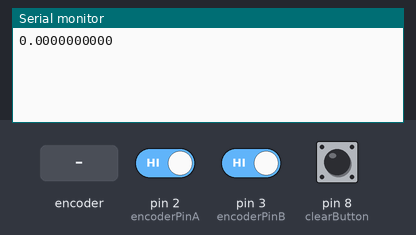
Recording of a sketch running on a simulated Arduino Uno, built with avr-gcc and run on an emulated ATmega328P. On the bench: the last lines printed to the serial monitor. The inputs (shaded band) are chosen by the test bench; at power-on: pin 2 (encoderPinA) HIGH, pin 3 (encoderPinB) HIGH, pin 8 (clearButton) HIGH.

Above: at 1.2 s.
1.3 s: rotary encoder on pin 2 (encoderPinA) / pin 3 (encoderPinB) turned 1 step (first pin leading)
At 2.1 s:
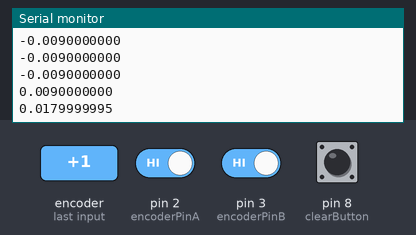
3.0 s: rotary encoder on pin 2 (encoderPinA) / pin 3 (encoderPinB) turned 1 step (first pin leading)
At 4.6 s:
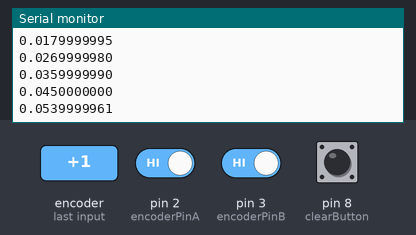
Timing chart, 0 to 6.1 s (numbered marks = the images above; inputs shaded):
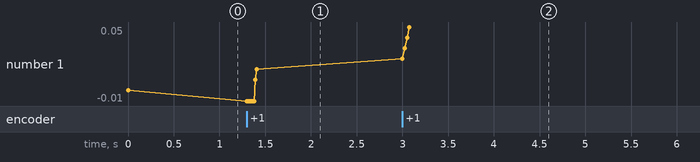

Measured:
- after the input at 1.3 s, the serial monitor: prints a new line at once (image 1)
- after the input at 3.0 s, the serial monitor: prints a new line at once (image 2)
- plotted number 1: 0 → 0.02 after the input at 1.3 s, 0.02 → 0.05 after the input at 3.0 s

The sketch:

EncoderTestQuaderatureV_1.ino
```cpp
enum PinAssignments {
  encoderPinA = 2,
  encoderPinB = 3,
  clearButton = 8
};

volatile double encoderPos = 0;
unsigned int lastReportedPos = 1;

boolean A_set = false;
boolean B_set = false;


void setup() {

  pinMode(encoderPinA, INPUT);
  pinMode(encoderPinB, INPUT);
  pinMode(clearButton, INPUT);
  digitalWrite(encoderPinA, HIGH);  // turn on pull-up resistor
  digitalWrite(encoderPinB, HIGH);  // turn on pull-up resistor
  digitalWrite(clearButton, HIGH);

// encoder pin on interrupt 0 (pin 2)
  attachInterrupt(0, doEncoderA, CHANGE);
// encoder pin on interrupt 1 (pin 3)
  attachInterrupt(1, doEncoderB, CHANGE);

  Serial.begin(9600);
}


void loop(){
  if (lastReportedPos != encoderPos) {
    Serial.print((encoderPos/4)*(.036) , DEC);
    Serial.println();
    lastReportedPos = encoderPos;
  }
  if (digitalRead(clearButton) == LOW)  {
    encoderPos = 0;
  }
}

// Interrupt on A changing state
void doEncoderA(){
  // Test transition
  A_set = digitalRead(encoderPinA) == HIGH;
  // and adjust counter + if A leads B
  encoderPos += (A_set != B_set) ? +1 : -1;
}

// Interrupt on B changing state
void doEncoderB(){
  // Test transition
  B_set = digitalRead(encoderPinB) == HIGH;
  // and adjust counter + if B follows A
  encoderPos += (A_set == B_set) ? +1 : -1;
}
```
